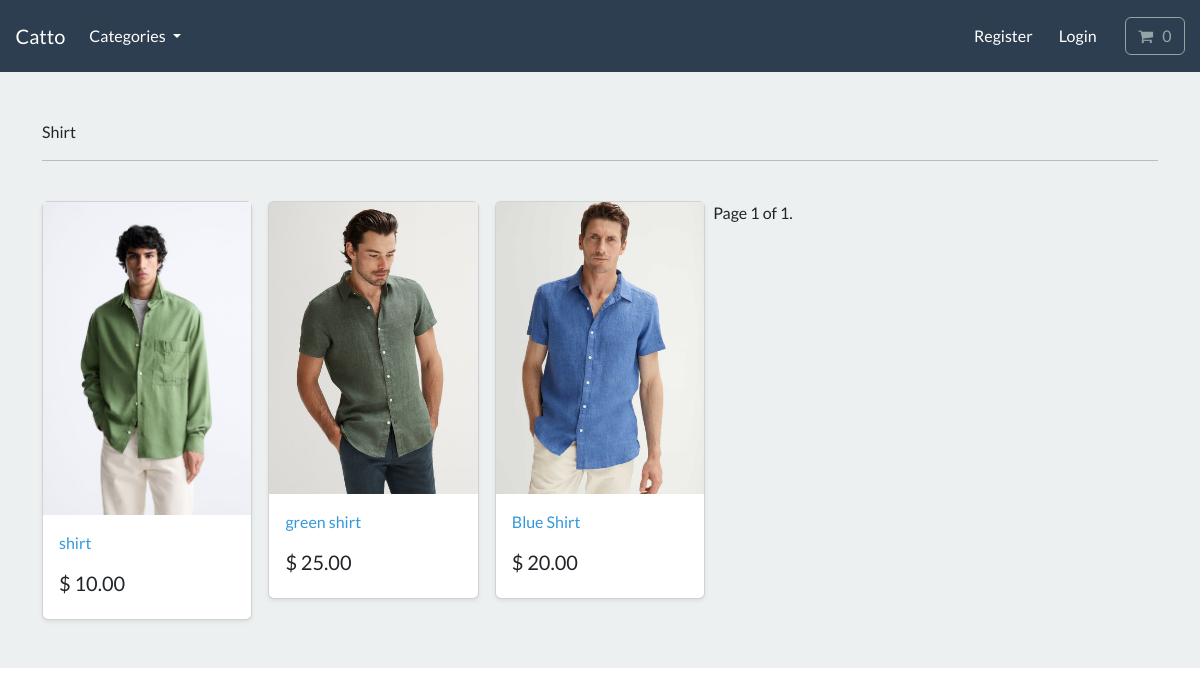
The page /search/shirt/ on the database its author committed.
### store/models.py (models this page shows, shortened)
class Category(models.Model):
    name = models.CharField(max_length=250, db_index=True)
    slug = models.SlugField(max_length=250, unique=True)
    class Meta:
        verbose_name_plural = 'categories'
    def get_absolute_url(self):
        return reverse('list-category', args=[self.slug])

class Product(models.Model):
    category = models.ForeignKey(Category, related_name='product', on_delete=models.CASCADE, null=True)
    user = models.ForeignKey(User, related_name='product', on_delete=models.CASCADE, null=True)
    title = models.CharField(max_length=250)
    brand = models.CharField(max_length=250, default='un-branded')
    description = models.TextField(blank=True)
    slug = models.SlugField(max_length=255)
    price = models.DecimalField(max_digits=6, decimal_places=2, default=0)
    image = models.ImageField(upload_to='images/')
    class Meta:
        verbose_name_plural = 'products'
    def get_absolute_url(self):
        return reverse('product-info', args=[self.slug])

### store/views.py (the view)
# urls.py: path('search/<slug:category_slug>/', views.list_category, name='list-category'),
def list_category(request, category_slug=None):
    category = get_object_or_404(Category, slug=category_slug)
    products = Product.objects.filter(category=category)
    paginator = Paginator(products, 15)  # Show 15 contacts per page.
    page_number = request.GET.get("page")
    page_obj = paginator.get_page(page_number)
    return render(request, 'store/list-category.html', {'category':category, 'products':products, "page_obj": page_obj})

### cart/cart.py (called while the page is built)
    def __len__(self):
        return sum(item['qty'] for item in self.cart.values())

### cart/context_processors.py (called while the page is built)
def cart(request):
    return {'cart': Cart(request)}

### store/views.py (called while the page is built)
def categories(request):
    all_categories = Category.objects.all()
    return {'all_categories': all_categories}

### store/templates/store/list-category.html (shortened to what this page needs)
{% extends "./base.html" %}
{% load static %}
{% block content %}
<main>
  <div class="album py-5 bg-light">
    <div class="container">
      {% if category.slug %}
                <a class="dropdown-item" href="{% url 'list-category' category_slug=category.slug %}">
                    {{ category.name | capfirst }}
                </a>
            {% else %}
                <span>Invalid Category</span>
            {% endif %}
      <hr>
      <br>
      <div class="row row-cols-1 row-cols-sm-2 row-cols-md-5 g-3">
        {% for product in page_obj %}
        <div class="col">
          <div class="card shadow-sm">
          <img class="img-fluid" alt="Responsive image" src="{{product.image.url}}">
            <div class="card-body">
              <p class="card-text">
                <a class="text-info text-decoration-none" href="{{product.get_absolute_url}}"> {{product.title}} </a>
              </p>
              <div class="d-flex justify-content-between align-items-center">
                <h5> $ {{product.price}} </h5>
              </div>
            </div>
          </div>
        </div>
        {% endfor %}
<div class="pagination">
    <span class="step-links">
        <span class="current">
            Page {{ page_obj.number }} of {{ page_obj.paginator.num_pages }}.
        </span>
    </span>
</div>
      </div>
    </div>
  </div>
</main>
{% endblock %}

### rows shown on the page
Category: name "Shirt"
Product: image (picture), title "shirt", price "10.00"
Product: image (picture), title "green shirt", price "25.00"
Product: image (picture), title "Blue Shirt", price "20.00"

### other values the page prints
{{ page_obj.number }} "1"
{{ page_obj.paginator.num_pages }} "1"
